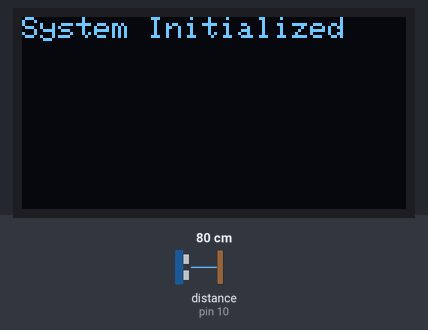
The sketch below on a simulated Arduino Uno, built with avr-gcc and run on an emulated ATmega328P. Parts: 128×64 one-colour display. Wiring (inferred from the names in the program): ultrasonic range finder: trigger pin 9; echo pin 10. The test bench sets the inputs (shaded band); at power-on: distance to the obstacle (sensor on pin 10) 80 cm. The echo pulse lasts 58.3 µs per cm; the modem accepts every AT command (registered, SIM ready, sends succeed) and sends nothing else; what the sketch prints to the serial monitor is not drawn.

Above: at 2.1 s.
At 5.2 s:
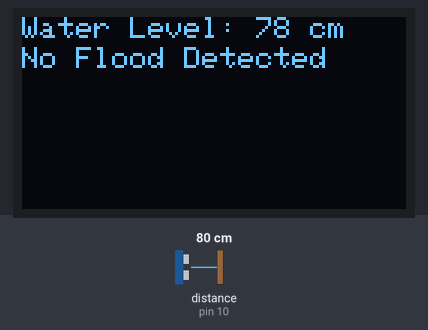
5.3 s: distance to the obstacle (sensor on pin 10) set to 60 cm
At 7.3 s:
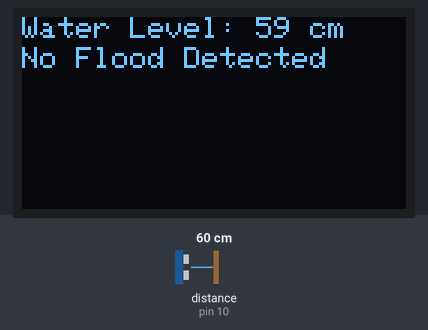
7.6 s: distance to the obstacle (sensor on pin 10) set to 120 cm
At 9.0 s:
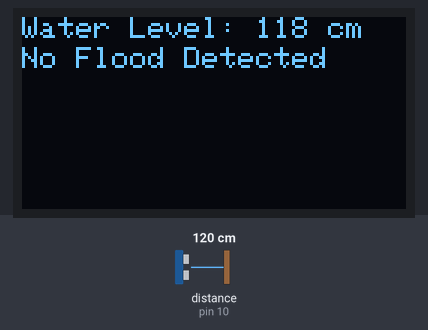
9.6 s: distance to the obstacle (sensor on pin 10) set to 250 cm
At 11.0 s:
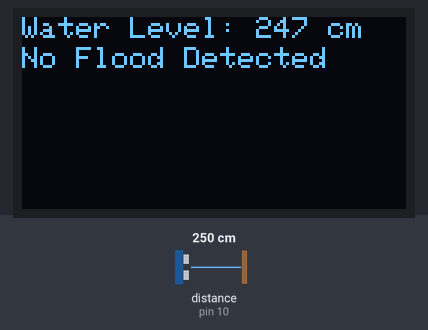
Timing chart, 0 to 12.6 s (numbered marks = the images above; inputs shaded):
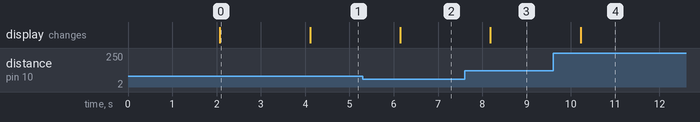

The sketch:

main.ino
```cpp
#include <SoftwareSerial.h>
#include <Adafruit_GFX.h>
#include <Adafruit_SSD1306.h>

// Define pins for GSM and Ultrasonic sensor
#define TRIG_PIN 9  // Ultrasonic Trigger Pin
#define ECHO_PIN 10 // Ultrasonic Echo Pin

// OLED display settings
#define SCREEN_WIDTH 128 // OLED display width, in pixels
#define SCREEN_HEIGHT 64 // OLED display height, in pixels
#define OLED_RESET -1
#define OLED_ADDRESS 0x3C // I2C address of the OLED display
Adafruit_SSD1306 display(SCREEN_WIDTH, SCREEN_HEIGHT, &Wire, OLED_RESET);

// Initialize SoftwareSerial for GSM module
SoftwareSerial mySerial(3, 2); // RX, TX for GSM

// Variables for Ultrasonic sensor
long duration;
int distance;
const int FLOOD_THRESHOLD = 50; // Threshold distance for flood alert (in cm)

void setup() {
  // Initialize Serial communication
  Serial.begin(9600);
  mySerial.begin(9600);

  // Print initialization message
  Serial.println("Initializing...");
  delay(1000);

  // Initialize GSM module
  mySerial.println("AT");
  updateSerial();

  mySerial.println("AT+CMGF=1"); // Set SMS to text mode
  updateSerial();

  // Initialize Ultrasonic sensor pins
  pinMode(TRIG_PIN, OUTPUT);
  pinMode(ECHO_PIN, INPUT);

  // Initialize OLED display
  if (!display.begin(SSD1306_SWITCHCAPVCC, OLED_ADDRESS)) {
    Serial.println(F("SSD1306 allocation failed"));
    for (;;); // Don't proceed, loop forever
  }

  // Clear the OLED display
  display.clearDisplay();
  display.setTextSize(1);
  display.setTextColor(SSD1306_WHITE);
  display.setCursor(0, 0);
  display.println("System Initialized");
  display.display();
  delay(2000);
}

void loop() {
  // Measure distance using the Ultrasonic sensor
  measureDistance();

  // Display the water level on the OLED screen
  display.clearDisplay();
  display.setTextSize(1);      // Normal 1:1 pixel size
  display.setTextColor(SSD1306_WHITE);  // White text
  display.setCursor(0, 0);     // Start at top-left corner
  display.print("Water Level: ");
  display.print(distance);
  display.println(" cm");

  // Check if the distance is below the flood threshold
  if (distance < FLOOD_THRESHOLD) {
    display.setCursor(0, 10);
    display.println("Flood Alert!");
    Serial.println("Flood Alert! Sending SMS...");
    sendAlertSMS(distance);
    delay(10000); // Wait 10 seconds before sending another SMS
  } else {
    display.setCursor(0, 10);
    display.println("No Flood Detected");
  }

  display.display(); // Update the OLED screen with new information

  delay(2000); // Wait for 2 seconds before the next measurement
}

void measureDistance() {
  // Trigger the ultrasonic sensor
  digitalWrite(TRIG_PIN, LOW);
  delayMicroseconds(2);
  digitalWrite(TRIG_PIN, HIGH);
  delayMicroseconds(10);
  digitalWrite(TRIG_PIN, LOW);

  // Measure the echo time
  duration = pulseIn(ECHO_PIN, HIGH);

  // Calculate distance in cm
  distance = duration * 0.034 / 2;
}

void sendAlertSMS(int floodLevel) {
  // Send SMS with flood alert
  mySerial.println("AT+CMGS=\"type phone number here\""); // Replace with your phone number
  updateSerial();

  mySerial.print("Flood Alert! Water level is ");
  mySerial.print(floodLevel);
  mySerial.println(" cm. ");
  updateSerial();

  mySerial.write(26); // Send CTRL+Z to complete the message
}

void updateSerial() {
  delay(500);
  while (Serial.available()) {
    mySerial.write(Serial.read()); // Forward Serial data to GSM module
  }
  while (mySerial.available()) {
    Serial.write(mySerial.read()); // Forward GSM data to Serial Monitor
  }
}
```

Measured:
- after the input at 5.3 s, the display: changes after 0.85 s (image 2)
- after the input at 7.6 s, the display: changes after 0.58 s (image 3)
- after the input at 9.6 s, the display: changes after 0.63 s (image 4)
- what the display in image 0 shows lasts 2.0 s, from 2.1 s to 4.1 s
